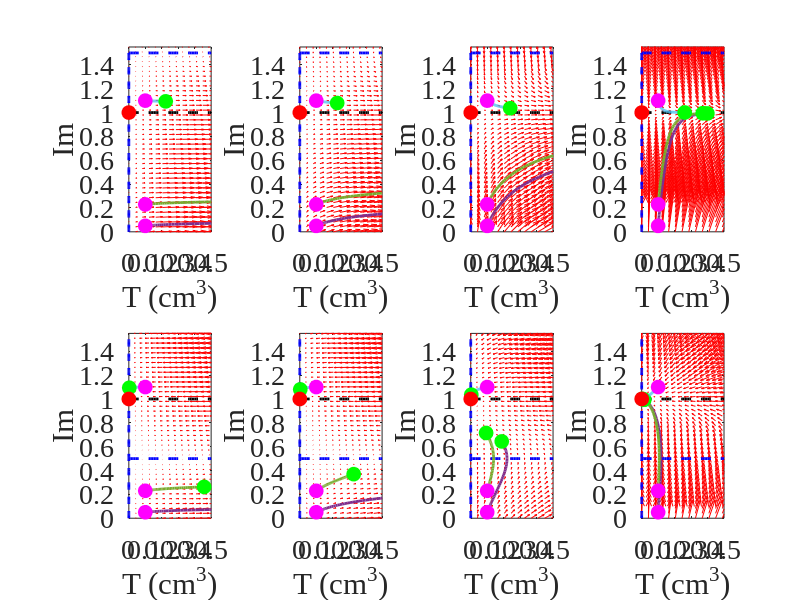
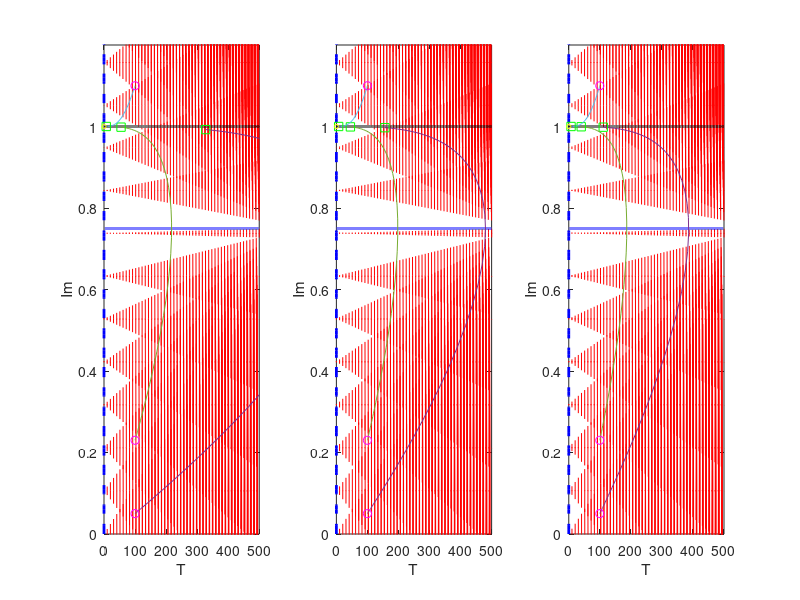

The MATLAB script that drew these images, in order:
clear all;
close all; 
tf = 20;

%Equations: 
%        dT/dt = g_T*T - u_T*Im*T    
%        dIm/dt = g_I*Im*(1 - Im) + a_V*V*(1 - Im)
%        dV/dt = g_V*(1 - V) + a_I*Im*(1 - V) - u_V*V*T

%Solving the dV/dt == 0 get
% V = (g_V+a_I*Im)/(u_V*T+g_V+a_I*Im)

figure
set(gca,'FontSize',20)

y1 = linspace(0,2,50);
y2 = linspace(0,2,50);

% creates two matrices one for all the x-values on the grid, and one for
% all the y-values on the grid.
[x,y] = meshgrid(y1,y2);
u = zeros(size(x));
v = zeros(size(x));
 
 II = 0:0.01:2;
 TT = 0:0.01:2;

 for jj = 1:8
 b = subplot(2,4,jj);
 
 if jj < 5
    params = [0.15 0.1 0.001 0.002*5^(jj-1) 0.2 0.2 0.04e-3];
 else
    params = [0.15 0.3 0.001 0.002*5^(jj-5) 0.2 0.2 0.04e-3];
 end
 g_T = params(1);
 u_T = params(2);
 g_I = params(3);
 a_V = params(4);
 g_V = params(5);
 a_I = params(6); 
 u_V = params(7);
 
 f = @(t,Y) [g_T*Y(1) - u_T*Y(1)*Y(2); ...
             g_I*Y(2)*(1 - Y(2)) + a_V*((g_V+a_I*Y(2))/(u_V*Y(1)+g_V+a_I*Y(2)))*(1 - Y(2))];

% we can use a single loop over each element to compute the derivatives at
% each point (y1, y2)
t=0; % we want the derivatives at each point at t=0, i.e. the starting time
for i = 1:numel(x)
    Yprime = f(t,[x(i); y(i)]);
    u(i) = Yprime(1);
    v(i) = Yprime(2);
end
h = quiver(x,y,u,v,'r');
% hs = get(h,'MaxHeadSize');
% set(h,'MaxHeadSize',0.0005)
set(h,'AutoScale','on', 'AutoScaleFactor', 10)
xlabel('T (cm^3)')
ylabel('Im')
axis([0 0.5 0 1.55])
hold on

 %Tumor nulls
 T = 0;
 plot(T*ones(size(II)),II,'b--','linewidth',2)
 Im = g_T/u_T;
 plot(TT,Im*ones(size(TT)),'b--','linewidth',2)
 
 %Immune nulls
 Im = 1;
 plot(TT,Im*ones(size(TT)),'k--','linewidth',2)
 

for y20 = [0.05 0.23 1.1]
    [ts,ys] = ode45(f,[0,tf],[100;y20]);
    plot(ys(:,1)/1000,ys(:,2),'LineWidth',2)
    plot(ys(1,1)/1000,ys(1,2),'mo','MarkerFaceColor','m','markersize',10) % starting point
    plot(ys(end,1)/1000,ys(end,2),'go','MarkerFaceColor','g','markersize',10) % ending point
end
plot(0,1,'ro','MarkerFaceColor','r','markersize',10)
set(b,'FontName','Times New Roman');
set(b,'FontSize',20);
 end
hold off

%%

clear all;
tf = 50;

params = [0.15 0.2 0.15 0.02 0.2 0.2 0.04e-3];

 g_T = params(1);
 u_T = params(2);
 g_I = params(3);
 a_V = params(4);
 g_V = params(5);
 a_I = params(6); 
 u_V = params(7);

%Equations: 
%        dT/dt = g_T*T - u_T*Im*T    
%        dIm/dt = g_I*Im*(1 - Im) + a_V*V*(1 - Im)
%        dV/dt = g_V*V*(1 - V) + a_I*Im*(1 - V) - u_V*V*T

%For simplicity allowing V to be 3 constants
V = 0.1;

 figure
 f = @(t,Y) [g_T*Y(1) - u_T*Y(1)*Y(2); ...
             g_I*Y(2)*(1 - Y(2)) + a_V*V*(1 - Y(2))];

y1 = linspace(0,500,50);
y2 = linspace(0,2,20);

% creates two matrices one for all the x-values on the grid, and one for
% all the y-values on the grid.
[x,y] = meshgrid(y1,y2);
u = zeros(size(x));
v = zeros(size(x));

% we can use a single loop over each element to compute the derivatives at
% each point (y1, y2)
t=0; % we want the derivatives at each point at t=0, i.e. the starting time
for i = 1:numel(x)
    Yprime = f(t,[x(i); y(i)]);
    u(i) = Yprime(1);
    v(i) = Yprime(2);
end
subplot(1,3,1)
quiver(x,y,u,v,'r'); 
xlabel('V')
ylabel('Im')
xlabel('T')
ylabel('Im')
axis([0 500 0 1.2])
hold on
 II = 0:0.01:2;
 TT = 0:0.01:500;
 %Tumor nulls
 T = 0;
 plot(T*ones(size(II)),II,'b--','linewidth',2)
 Im = g_T/u_T;
 plot(TT,Im*ones(size(TT)),'b--','linewidth',2)
 
 %Immune nulls
 Im = 1;
 plot(TT,Im*ones(size(TT)),'k--','linewidth',2)

for y20 = [0.05 0.23 1.1]
    [ts,ys] = ode45(f,[0,tf],[100;y20]);
    plot(ys(:,1),ys(:,2))
    plot(ys(1,1),ys(1,2),'mo') % starting point
    plot(ys(end,1),ys(end,2),'gs') % ending point
end
plot(0,1,'yo','markersize',3)
% hold off

V = 0.5;
 f = @(t,Y) [g_T*Y(1) - u_T*Y(1)*Y(2); ...
             g_I*Y(2)*(1 - Y(2)) + a_V*V*(1 - Y(2))];
y1 = linspace(0,500,50);
y2 = linspace(0,2,20);
[x,y] = meshgrid(y1,y2);
u = zeros(size(x));
v = zeros(size(x));
for i = 1:numel(x)
    Yprime = f(t,[x(i); y(i)]);
    u(i) = Yprime(1);
    v(i) = Yprime(2);
end
subplot(1,3,2)
quiver(x,y,u,v,'r'); 
xlabel('V')
ylabel('Im')
xlabel('T')
ylabel('Im')
axis([0 500 0 1.2])
hold on
 II = 0:0.01:2;
 TT = 0:0.01:500;
 T = 0;
 plot(T*ones(size(II)),II,'b--','linewidth',2)
 Im = g_T/u_T;
 plot(TT,Im*ones(size(TT)),'b--','linewidth',2)
 Im = 1;
 plot(TT,Im*ones(size(TT)),'k--','linewidth',2)
for y20 = [0.05 0.23 1.1]
    [ts,ys] = ode45(f,[0,tf],[100;y20]);
    plot(ys(:,1),ys(:,2))
    plot(ys(1,1),ys(1,2),'mo') % starting point
    plot(ys(end,1),ys(end,2),'gs') % ending point
end
plot(0,1,'yo','markersize',3)
% hold off

V = 0.8;
 
 f = @(t,Y) [g_T*Y(1) - u_T*Y(1)*Y(2); ...
             g_I*Y(2)*(1 - Y(2)) + a_V*V*(1 - Y(2))];
y1 = linspace(0,500,50);
y2 = linspace(0,2,20);
[x,y] = meshgrid(y1,y2);
u = zeros(size(x));
v = zeros(size(x));
for i = 1:numel(x)
    Yprime = f(t,[x(i); y(i)]);
    u(i) = Yprime(1);
    v(i) = Yprime(2);
end
subplot(1,3,3)
quiver(x,y,u,v,'r'); 
xlabel('V')
ylabel('Im')
xlabel('T')
ylabel('Im')
axis([0 500 0 1.2])
hold on
 II = 0:0.01:2;
 TT = 0:0.01:500;
 T = 0;
 plot(T*ones(size(II)),II,'b--','linewidth',2)
 Im = g_T/u_T;
 plot(TT,Im*ones(size(TT)),'b--','linewidth',2)
 Im = 1;
 plot(TT,Im*ones(size(TT)),'k--','linewidth',2)
for y20 = [0.05 0.23 1.1]
    [ts,ys] = ode45(f,[0,tf],[100;y20]);
    plot(ys(:,1),ys(:,2))
    plot(ys(1,1),ys(1,2),'mo') % starting point
    plot(ys(end,1),ys(end,2),'gs') % ending point
end
plot(0,1,'yo','markersize',3)
hold off
%~~~~~~~~~~~~~~~~~~~~~~~~~~~~~~~~~~~~~~~~~~~~~~~~~~~~~~~~~~~~~~~~~~~~~~~~~~
%end of file